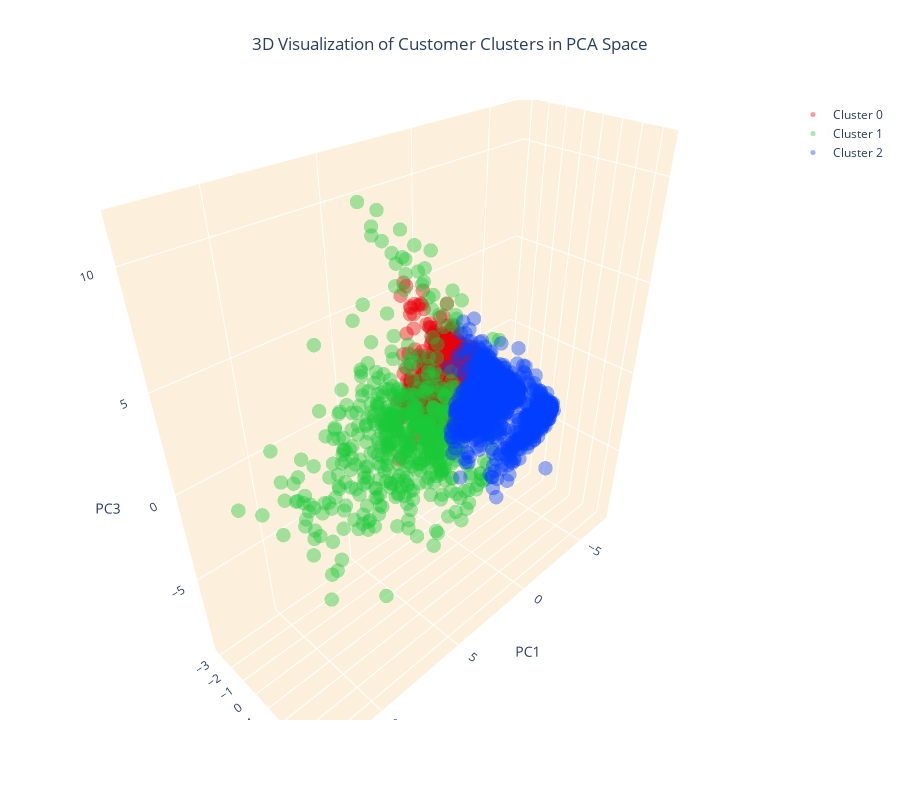

This figure's notebook cell:
### Code cell
# Create separate data frames for each cluster
cluster_0 = customer_data_pca[customer_data_pca['cluster'] == 0]
cluster_1 = customer_data_pca[customer_data_pca['cluster'] == 1]
cluster_2 = customer_data_pca[customer_data_pca['cluster'] == 2]

# Create a 3D scatter plot
fig = go.Figure()

# Add data points for each cluster separately and specify the color
fig.add_trace(go.Scatter3d(x=cluster_0['PC1'], y=cluster_0['PC2'], z=cluster_0['PC3'],
                           mode='markers', marker=dict(color=colors[0], size=5, opacity=0.4), name='Cluster 0'))
fig.add_trace(go.Scatter3d(x=cluster_1['PC1'], y=cluster_1['PC2'], z=cluster_1['PC3'],
                           mode='markers', marker=dict(color=colors[1], size=5, opacity=0.4), name='Cluster 1'))
fig.add_trace(go.Scatter3d(x=cluster_2['PC1'], y=cluster_2['PC2'], z=cluster_2['PC3'],
                           mode='markers', marker=dict(color=colors[2], size=5, opacity=0.4), name='Cluster 2'))

# Set the title and layout details
fig.update_layout(
    title=dict(text='3D Visualization of Customer Clusters in PCA Space', x=0.5),
    scene=dict(
        xaxis=dict(backgroundcolor="#fcf0dc", gridcolor='white', title='PC1'),
        yaxis=dict(backgroundcolor="#fcf0dc", gridcolor='white', title='PC2'),
        zaxis=dict(backgroundcolor="#fcf0dc", gridcolor='white', title='PC3'),
    ),
    width=900,
    height=800
)

# Show the plot
fig.show()

### Figure 1 — Plotly figure (JSON) as saved in the notebook; plotly's stock layout.template omitted (floating-point values rounded to 4 significant figures; data arrays with more than 128 entries replaced by an {"elided": "..."} marker saying what was removed)
{"data": [{"marker": {"color": "#e8000b", "opacity": 0.4, "size": 5}, "mode": "markers", "name": "Cluster 0", "x": {"elided": "1194 float values"}, "y": {"elided": "1194 float values"}, "z": {"elided": "1194 float values"}, "type": "scatter3d"}, {"marker": {"color": "#1ac938", "opacity": 0.4, "size": 5}, "mode": "markers", "name": "Cluster 1", "x": {"elided": "560 float values"}, "y": {"elided": "560 float values"}, "z": {"elided": "560 float values"}, "type": "scatter3d"}, {"marker": {"color": "#023eff", "opacity": 0.4, "size": 5}, "mode": "markers", "name": "Cluster 2", "x": {"elided": "1145 float values"}, "y": {"elided": "1145 float values"}, "z": {"elided": "1145 float values"}, "type": "scatter3d"}], "layout": {"title": {"text": "3D Visualization of Customer Clusters in PCA Space", "x": 0.5}, "scene": {"xaxis": {"backgroundcolor": "#fcf0dc", "gridcolor": "white", "title": {"text": "PC1"}}, "yaxis": {"backgroundcolor": "#fcf0dc", "gridcolor": "white", "title": {"text": "PC2"}}, "zaxis": {"backgroundcolor": "#fcf0dc", "gridcolor": "white", "title": {"text": "PC3"}}}, "width": 900, "height": 800}}
